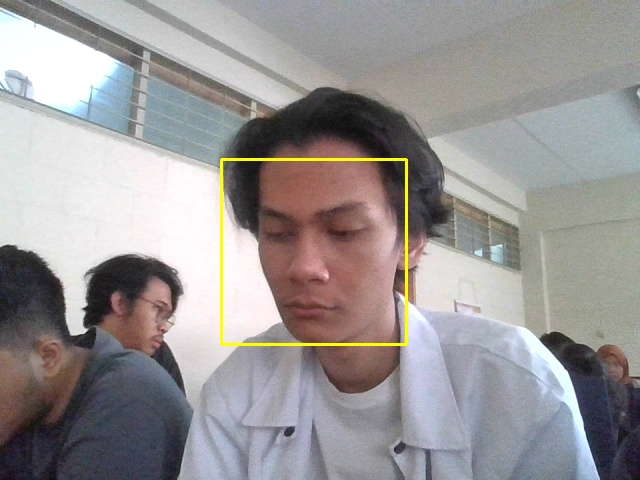
#> input picture datawajah/12301231123_Seno_G-25_1.jpg, 640 x 480 px; its folder holds only this picture in this run
$ python -i 'Face Attendance - Smart Absensi.py'   (imports and definitions only)
#> lines starting #> are read from the running program, lines starting #| are printed output that depends on the picture
import cv2, os, numpy as np
import tkinter as tk
from PIL import ImageTk, Image
from datetime import datetime

def selesai1():
    intructions.config(text="Rekam Data Telah Selesai!")
def selesai2():
    intructions.config(text="Training Wajah Telah Selesai!")
def selesai3():
    intructions.config(text="Absensi Telah Dilakukan")
# [34 lines left out: function rekamDataWajah, not called in this run]

def trainingWajah():
    wajahDir = 'datawajah'
    latihDir = 'latihwajah'

    def getImageLabel(path):
#> called with path = 'datawajah'
        imagePaths = [os.path.join(path, f) for f in os.listdir(path)]
        faceSamples = []
        faceIDs = []
        for imagePath in imagePaths:
            PILimg = Image.open(imagePath).convert('L')
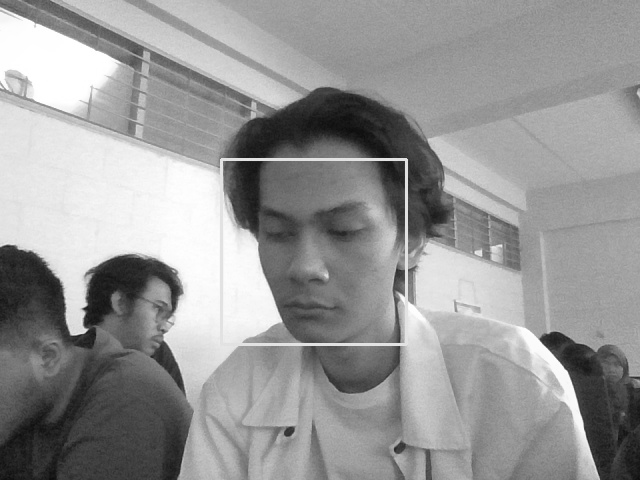
#> PILimg: PIL image 640x480 L; min 12, max 255, mean 150.8
            imgNum = np.array(PILimg, 'uint8')
            faceID = int(os.path.split(imagePath)[-1].split('_')[0])
            faces = faceDetector.detectMultiScale(imgNum)
#> faces = [[220, 160, 186, 186]]
            for (x, y, w, h) in faces:
                faceSamples.append(imgNum[y:y + h, x:x + w])
                faceIDs.append(faceID)
#> this loop made 1 pass
#> after the loop, faceIDs = [12301231123]; faceSamples = 1 item
            return faceSamples, faceIDs

    faceRecognizer = cv2.face.LBPHFaceRecognizer_create()
    faceDetector = cv2.CascadeClassifier('haarcascade_frontalface_default.xml')
    faces, IDs = getImageLabel(wajahDir)
#> faces = 1 item; IDs = [12301231123]
    faceRecognizer.train(faces, np.array(IDs))
    # simpan
    faceRecognizer.write(latihDir + '/training.xml')
    selesai2()

# [62 lines left out: functions markAttendance, absensiWajah, not called in this run]

# GUI
# [1 line not run here, left out]
# mengatur canvas (window tkinter)
# [1 line that did not run here, left out]
# [2 lines not run here, left out]
# judul
# [1 line that did not run here, left out]
# [1 line not run here, left out]
#credit
# [1 line that did not run here, left out]
# [1 line not run here, left out]
# for entry data nama
# [1 line that did not run here, left out]
# [1 line not run here, left out]
# [1 line that did not run here, left out]
# [1 line not run here, left out]
# for entry data nim
# [1 line that did not run here, left out]
# [1 line not run here, left out]
# [1 line that did not run here, left out]
# [1 line not run here, left out]
# for entry data kelas
# [1 line that did not run here, left out]
# [1 line not run here, left out]
# [1 line that did not run here, left out]
# [3 lines not run here, left out]

# tombol untuk rekam data wajah
# [1 line that did not run here, left out]
# [1 line not run here, left out]
Rekam_text = tk.StringVar()
# [1 line that did not run here, left out]
# [2 lines not run here, left out]

# tombol untuk training wajah
Rekam_text1 = tk.StringVar()
# [1 line that did not run here, left out]
# [2 lines not run here, left out]

# tombol absensi dengan wajah
Rekam_text2 = tk.StringVar()
# [1 line that did not run here, left out]
# [4 lines not run here, left out]

#> (the run stopped early here; a loop or call above may not have finished)
